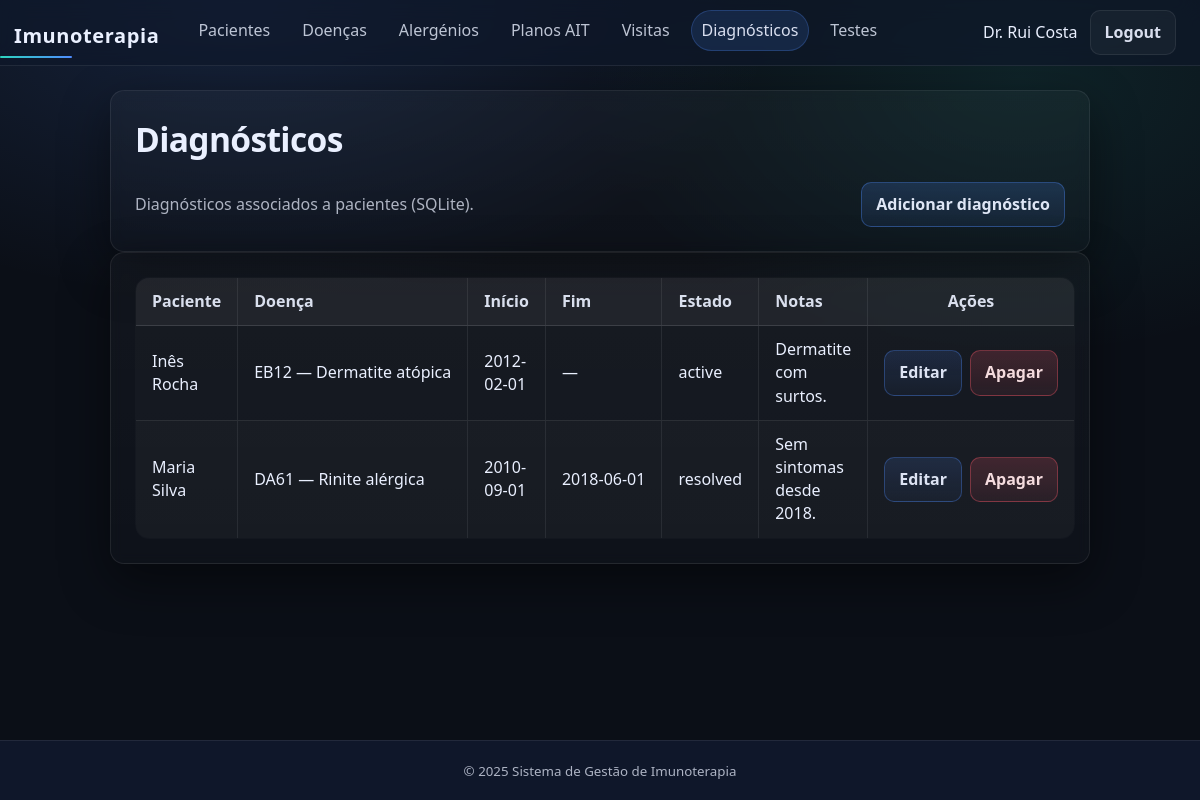
/php/public/diagnoses.php (signed in), run on the app's committed database.
### tables this page shows
CREATE TABLE "Diagnósticos" (
  "id"            INTEGER PRIMARY KEY,
  "paciente_id"   INTEGER NOT NULL,
  "doença_código" TEXT    NOT NULL,
  "data_início"   TEXT    NOT NULL,         -- YYYY-MM-DD
  "data_fim"      TEXT,                     -- YYYY-MM-DD (opcional)
  "estado"        TEXT    NOT NULL CHECK ("estado" IN ('active','resolved','inactive')),
  "notas"         TEXT,
  FOREIGN KEY ("paciente_id") REFERENCES "Pacientes"("id") ON DELETE CASCADE,
  FOREIGN KEY ("doença_código") REFERENCES "Doenças"("código") ON DELETE RESTRICT,
  CHECK ("data_fim" IS NULL OR "data_fim" >= "data_início")
);

### php/public/diagnoses.php (the view, shortened to what this page needs)
<?php
require_once __DIR__ . '/../../includes/auth.php';
$patientMap = [];
foreach ($pdo->query('SELECT "id","nome_completo" FROM "Pacientes"') as $p) {
  $patientMap[(int)$p['id']] = (string)$p['nome_completo'];
}
$diseaseMap = [];
foreach ($pdo->query('SELECT "código","designação" FROM "Doenças"') as $d) {
  $diseaseMap[(string)$d['código']] = (string)$d['designação'];
}
$diagnoses = $pdo->query('
  SELECT "id","paciente_id","doença_código","data_início","data_fim","estado","notas"
  FROM "Diagnósticos"
  ORDER BY "id" DESC
')->fetchAll();
require_once __DIR__ . '/../../includes/header.php';
?>
<section class="card">
  <h1>Diagnósticos</h1>
  <div style="display:flex; gap:10px; align-items:center; justify-content:space-between; flex-wrap:wrap;">
    <p style="margin:0;">Diagnósticos associados a pacientes (SQLite).</p>
    <a class="btn btn-primary" href="<?= $BASE_URL ?>/diagnosis_create.php">Adicionar diagnóstico</a>
  </div>
</section>
<section class="card">
  <?php if (empty($diagnoses)): ?>
    <p>Não existem diagnósticos.</p>
  <?php else: ?>
    <table class="table table-compact">
      <thead>
        <tr>
          <th>Paciente</th>
          <th>Doença</th>
          <th>Início</th>
          <th>Fim</th>
          <th>Estado</th>
          <th>Notas</th>
          <th>Ações</th>
        </tr>
      </thead>
      <tbody>
        <?php foreach ($diagnoses as $dx): ?>
          <?php
            $pid = (int)$dx['paciente_id'];
            $code = (string)$dx['doença_código'];
            $pname = $patientMap[$pid] ?? '—';
            $dname = $diseaseMap[$code] ?? '—';
          ?>
          <tr>
            <td><?= htmlspecialchars($pname) ?></td>
            <td><?= htmlspecialchars($code . ' — ' . $dname) ?></td>
            <td><?= htmlspecialchars($dx['data_início']) ?></td>
            <td><?= htmlspecialchars($dx['data_fim'] ?: '—') ?></td>
            <td><?= htmlspecialchars($dx['estado']) ?></td>
            <td><?= htmlspecialchars((string)($dx['notas'] ?? '')) ?></td>
            <td>
              <div class="actions">
                <a class="btn btn-soft" href="<?= $BASE_URL ?>/diagnosis_edit.php?id=<?= urlencode((string)$dx['id']) ?>">Editar</a>
                <a class="btn btn-danger" href="<?= $BASE_URL ?>/diagnosis_delete.php?id=<?= urlencode((string)$dx['id']) ?>">Apagar</a>
              </div>
            </td>
          </tr>
        <?php endforeach; ?>
      </tbody>
    </table>
  <?php endif; ?>
</section>
<?php require_once __DIR__ . '/../../includes/footer.php'; ?>

### includes/header.php (shortened to what this page needs)
<?php
$BASE_URL = '/php/public';
$current_page = basename($_SERVER['PHP_SELF']);
function nav_active(array $pages): string {
  global $current_page;
  return in_array($current_page, $pages, true) ? 'active' : '';
}
?>
<!doctype html>
<html lang="pt-PT">
<head>
  <link rel="stylesheet" href="<?= $BASE_URL ?>/css/base.css?v=<?= filemtime(__DIR__ . '/../php/public/css/base.css') ?>">
  <link rel="stylesheet" href="<?= $BASE_URL ?>/css/components.css?v=<?= filemtime(__DIR__ . '/../php/public/css/components.css') ?>">
  <link rel="stylesheet" href="<?= $BASE_URL ?>/css/forms.css?v=<?= filemtime(__DIR__ . '/../php/public/css/forms.css') ?>">
  <link rel="stylesheet" href="<?= $BASE_URL ?>/css/theme.css?v=<?= filemtime(__DIR__ . '/../php/public/css/theme.css') ?>">
  <link rel="stylesheet" href="<?= $BASE_URL ?>/css/responsive.css?v=<?= filemtime(__DIR__ . '/../php/public/css/responsive.css') ?>">
</head>
<body>
<header class="topbar">
  <div class="brand">
    <a href="<?= $BASE_URL ?>/index.php">Imunoterapia</a>
  </div>
  <nav class="nav">
    <?php if (!empty($_SESSION['user'])): ?>
      <a class="<?= nav_active(['patients.php','patients_create.php','patients_edit.php']) ?>"
        href="<?= $BASE_URL ?>/patients.php">Pacientes</a>
      <a class="<?= nav_active(['diseases.php','disease_create.php','disease_edit.php','disease_delete.php']) ?>"
        href="<?= $BASE_URL ?>/diseases.php">Doenças</a>
      <a class="<?= nav_active(['allergens.php','allergen_create.php','allergen_edit.php','allergen_delete.php']) ?>"
        href="<?= $BASE_URL ?>/allergens.php">Alergénios</a>
      <a class="<?= nav_active(['plans.php','plan_create.php','plan_edit.php','plan_delete.php','plan_allergens.php','plan_view.php']) ?>"
        href="<?= $BASE_URL ?>/plans.php">Planos AIT</a>
      <a class="<?= nav_active(['visits.php','visit_create.php','visit_edit.php','visit_delete.php']) ?>"
        href="<?= $BASE_URL ?>/visits.php">Visitas</a>
      <a class="<?= nav_active(['diagnoses.php','diagnosis_create.php','diagnosis_edit.php','diagnosis_delete.php']) ?>"
        href="<?= $BASE_URL ?>/diagnoses.php">Diagnósticos</a>
      <a class="<?= nav_active(['tests.php','test_create.php','test_edit.php','test_delete.php']) ?>"
        href="<?= $BASE_URL ?>/tests.php">Testes</a>
    <?php endif; ?>
  </nav>
  <div class="topbar-right">
    <?php if (!empty($_SESSION['user'])): ?>
      <div class="userbox">
        <a class="user-name" href="<?= $BASE_URL ?>/profile.php">
          <?= htmlspecialchars($_SESSION['user']['full_name']) ?>
        </a>
        <a class="btn btn-small" href="<?= $BASE_URL ?>/logout.php">Logout</a>
      </div>
    <?php endif; ?>
  </div>
</header>
<main class="container">

### includes/footer.php
</main>
<footer class="footer">
  <small>© <?= date('Y') ?> Sistema de Gestão de Imunoterapia</small>
</footer>
</body>
</html>

### php/public/css/base.css (style rules this page uses)
* { margin:0; padding:0; box-sizing:border-box; }
html, body { height:100%; font-family: var(--font); background: radial-gradient(900px 500px at 20% 0%, rgba(79,140,255,.16), transparent 60%), radial-gradient(800px 500px at 85% 10%, rgba(45,212,191,.10), transparent 55%), var(--bg); color: var(--text); line-height: 1.45; }
a { color: var(--primary); text-decoration:none; }
h1 { font-size:2.1rem; letter-spacing:-.02em; margin: 0 0 var(--s-2) 0; }
p { color: var(--muted); line-height: 1.6; margin: 0 0 var(--s-2) 0; }
.container { width:100%; max-width: 1400px; margin:0 auto; padding: var(--s-5) var(--s-3); }
.card { background: linear-gradient(180deg, rgba(255,255,255,.03), rgba(255,255,255,.015)); border:1px solid var(--border); border-radius: var(--r-2); padding: var(--s-5); box-shadow: var(--shadow); backdrop-filter: blur(6px); }
body { min-height: 100vh; display: flex; flex-direction: column; }
main { display:block; }
main.container { flex: 1; }
main.container { background: transparent; }
footer { text-align:center; padding:18px; background: var(--surface-2); border-top:1px solid var(--border); color: var(--muted); }

### php/public/css/forms.css (style rules this page uses)
main.container > .card { max-width: 980px; margin-left: auto; margin-right: auto; }

### php/public/css/theme.css (style rules this page uses)
:root { --bg: #0b0f17; --surface: #111827; --surface-2: #0f172a; --border: rgba(255,255,255,.08); --primary: #4f8cff; --primary-2: #2f6fff; --accent: #2dd4bf; --accent-2: #22c55e; --danger: #fb7185; --text: #eaf0ff; --muted: rgba(234,240,255,.72); --font: system-ui, -apple-system, Segoe UI, Roboto, Arial, sans-serif; --s-1: 6px; --s-2: 10px; --s-3: 14px; --s-4: 18px; --s-5: 24px; --r-1: 10px; --r-2: 14px; --shadow: 0 18px 50px rgba(0,0,0,.45); }

### data on the page
diagnósticos: paciente "Inês Rocha", doença_código "EB12 — Dermatite atópica", data_início "2012-02-01", data_fim "—", estado "active", notas "Dermatite com surtos."
diagnósticos: paciente "Maria Silva", doença_código "DA61 — Rinite alérgica", data_início "2010-09-01", data_fim "2018-06-01", estado "resolved", notas "Sem sintomas desde 2018."

### other printed values
$_SESSION['user']['full_name'] "Dr. Rui Costa"
